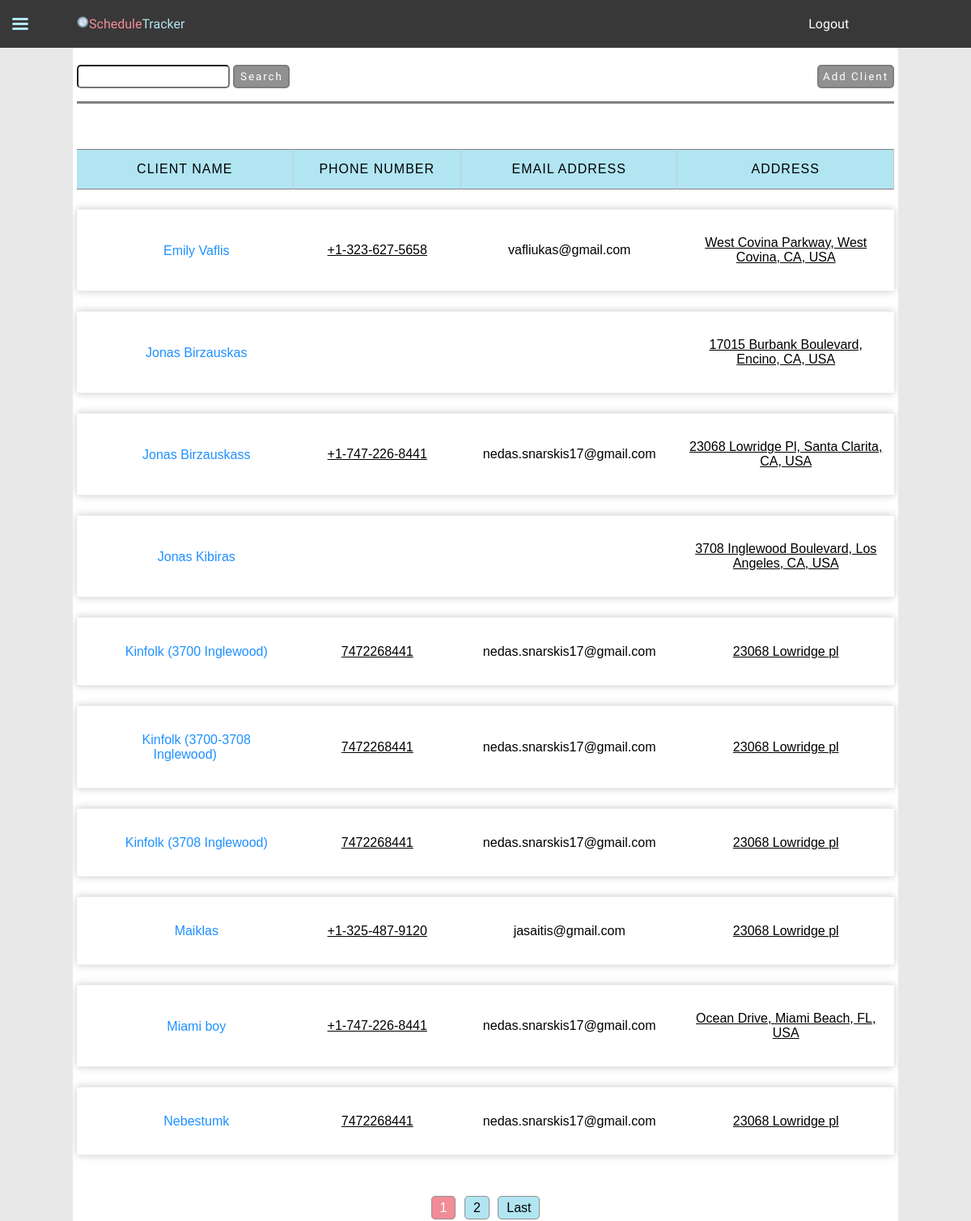
The app's page /clients/ (signed in), older data.
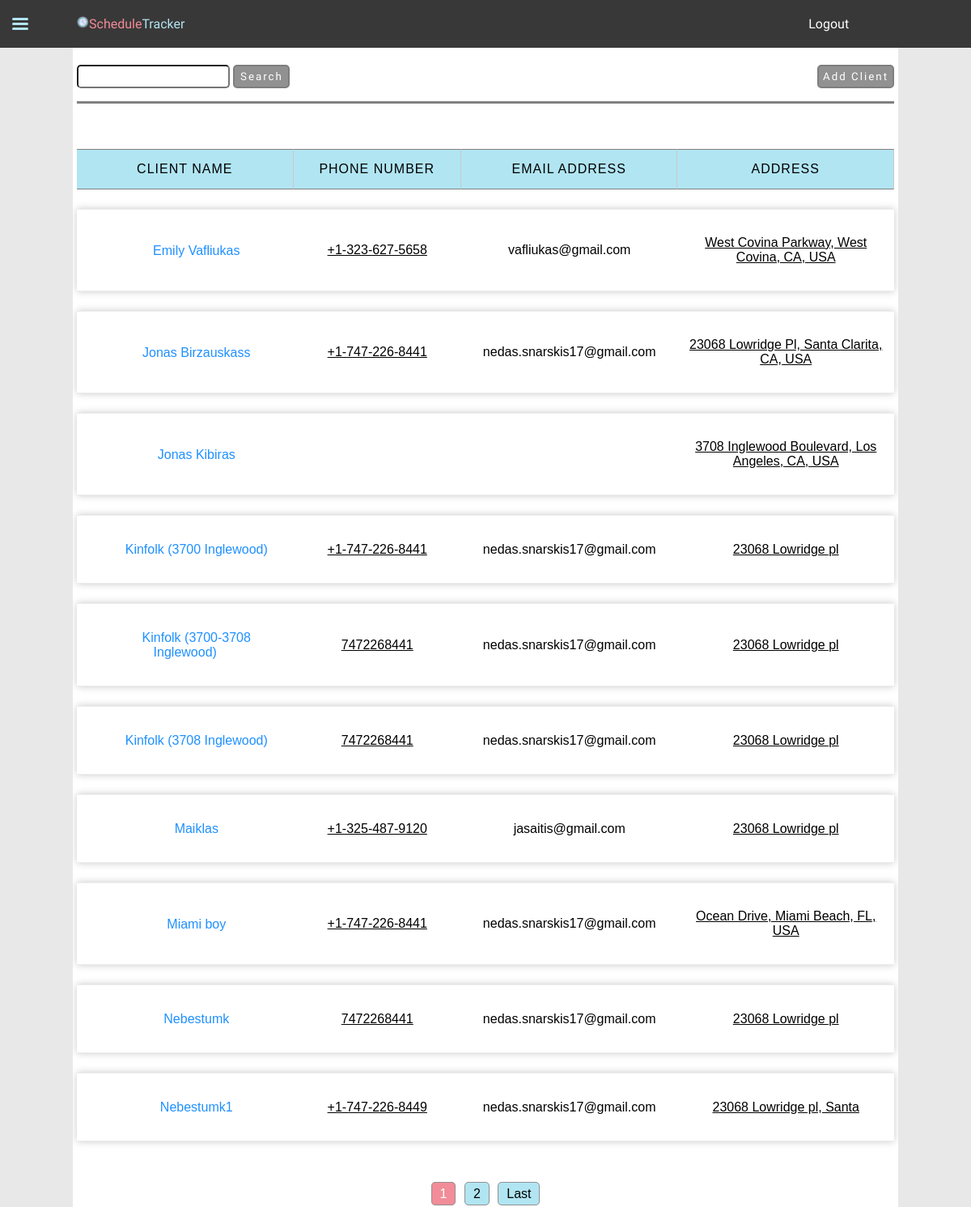
The same page, newer data.
### JobTrackingApp/models.py (models this page shows, shortened)
class Client(models.Model):
    user = models.ForeignKey(User, on_delete=models.CASCADE)
    name = models.CharField(max_length=30)
    address = models.CharField(max_length=60)
    phone_number = models.CharField(blank=True, max_length=30)
    email_address = models.EmailField(blank=True, max_length=30)

### JobTrackingApp/views.py (the view, shortened to what this page needs)
# urls.py: path("clients/", views.clients, name="clients"),
@login_required
def clients(request):
    clientList = Client.objects.filter(user=request.user).order_by("name")
    if request.method == "GET":
        form = ClientForm()
        searchForm = SearchForm(request.GET)
        if searchForm.is_valid():
            data = searchForm.cleaned_data
            query = data["query"]
            if query:
                clientList = clientList.filter(name__icontains=query)
    page_number = request.GET.get("page", 1)
    paginator = Paginator(clientList, 10)
    pageList = paginator.get_page(page_number)
    context = {
        "paginator": paginator,
        "page_obj": pageList,
        "form": form,
        "searchForm": searchForm,
        "is_paginated": True,
        "search": query,
    }
    return render(
        request,
        "JobTrackingApp/clients.html",
        context,
    )

### JobTrackingApp/forms.py (shortened to what this page needs)
class ClientForm(ModelForm):
    name = forms.CharField(
        error_messages={"invalid": "Client with the same name already exists"}
    )
    name.widget.attrs.update(
        {"placeholder": "required", "autocomplete": "new-password"}
    )
    address = forms.CharField()
    address.widget.attrs.update(
        {"autocomplete": "new-password", "placeholder": "required"}
    )
    phone_number = forms.RegexField(
        regex=r"^(\+?1?)\D*(\d{3})\D*(\d{3})\D*(\d{4})\D*$",
        error_messages={
            "invalid": "Phone number must be entered in the format: '+1-333-666-9999'",
        },
        required=False,
        widget=forms.TextInput(
            attrs={
                "placeholder": "Example: +1-323-627-8956 (optional)",
                "autocomplete": "new-password",
            }
        ),
    )
    email_address = forms.EmailField(required=False)
    email_address.widget.attrs.update(
        {"placeholder": "optional", "autocomplete": "new-password"}
    )
    class Meta:
        model = Client
        fields = ["name", "address", "phone_number", "email_address"]

class SearchForm(forms.Form):
    query = forms.CharField(max_length=100, required=False)

### JobTrackingApp/templates/JobTrackingApp/clients.html (shortened to what this page needs)
{% extends 'JobTrackingApp/base.html' %}
{% load static %}
{% block css %}
    <link rel="stylesheet" href="{% static 'css/clients.css' %}">
{% endblock css %}
{% block content %}
    <div class="wrapper">
        <div class="search">
            <form class="searchForm" action='' method='GET'>
                {{ searchForm.query }}
                <input class="button" type="submit" value="Search">
            </form>
        </div>
        <div class="features">
            <button class="addClient button"> Add Client </button>
        </div>
    </div>
    <table id="clientsTable">
        {% if page_obj %}
            <tr class="table-header">
                <th> Client name</th>
                <th> Phone number</th>
                <th> Email address </th>
                <th> Address </th>
            </tr>
            {% for client in page_obj %}
                <tr class="table-row">
                    <td data-name="Client name" class="tdName"><a class="edit" href="{% url 'client-detail' client.pk %}"></a>{{ client.name }}</td>
                    <td data-name="Phone number"><a href="tel:{{ client.phone_number }}"> {{ client.phone_number }} </a></td>
                    <td data-name="Email Address"> {{ client.email_address }} </td>
                    <td data-name="Address"><a target="_blank" href="https://www.google.com/maps/search/?api=1&query={{ client.address }}">{{ client.address }}</a></td>
                </tr>
            {% endfor %}
        {% else %}
            <p class="not-found"> Client was not found. Maybe create a new client?</p>
        {% endif %}
    </table>
    {% if is_paginated %}
    <div class="paginator">
        <a class="current-page-number">{{ page_obj.number }}</a>
        {% if page_obj.has_next %}
            <a href="?page={{ page_obj.next_page_number }}&query={{ search }}" class="page-number">{{ page_obj.next_page_number }}</a>
        {% endif %}
        {% if paginator.num_pages > page_obj.next_page_number %}
            <a href="?page={{ paginator.num_pages }}&query={{ search }}" class="page-number">Last</a>
        {% endif %}
    </div>
    {% endif %}
{% endblock content %}

### JobTrackingApp/templates/JobTrackingApp/base.html (shortened to what this page needs)
<!DOCTYPE html>
<html lang="en">
{% load static %}
<head>
    <link rel="stylesheet" href="{% static 'css/main.css' %}">
    {% block css %} {% endblock css %}
</head>
<body>
    <nav id="navbar">
        <div class="menu">
            <div id="sidebar-icon">
                <span class="side-bar-container">
                    <div class="sidebar"></div>
                    <div class="sidebar"></div>
                    <div class="sidebar"></div>
                </span>
            </div>
            <div id="logo" class="item"><a href="{% url 'index' %}"><img id="clock" src="{% static 'icons/clocknew.gif'%}"/>Schedule<span>Tracker</span></a></div>
            {% if request.user.is_authenticated %}
                <div id="logout" class="item"><a href="{% url 'logout' %}">Logout</a></div>
            {% else %}
                <div id="login" class="item"><a href="{% url 'login' %}">Login</a></div>
                <div id="register" class="item"><a href="{% url 'register' %}">Register</a></div>
            {% endif %}
        </div>
    </nav>
    <main id="content">
        {% block content %}
        {% endblock content%}
    </main>
</body>
</html>

### static/css/main.css (style rules this page uses)
.button { padding: 5px; width: 100%; border-radius: 5px; cursor: pointer; background-color: #919191; color: white; font-family: 'Balsamiq Sans', cursive; letter-spacing: 2px; border: 2px solid #7e7e7e; }
a, a:visited { text-decoration: none; color: inherit; }
body { margin: 0px; padding: 0px; background-color: #e8e8e8; font-family: Arial, Helvetica, sans-serif; }
nav#navbar { background-color: #393838; padding: 20px 10px 20px 10px; font-family: 'Balsamiq Sans', cursive; color: white; }
nav#navbar div.menu { display: flex; flex-direction: row; align-items: center; }
nav#navbar div.menu div#sidebar-icon { width: 20px; height: 15px; margin-left: 5px; cursor: pointer; }
nav#navbar div.menu div#sidebar-icon span.side-bar-container { width: inherit; height: inherit; display: flex; flex-direction: column; justify-content: space-between; }
nav#navbar div.menu div#sidebar-icon span.side-bar-container div.sidebar { height: 3px; width: 100%; background-color: #b1e5f2; border-radius: 3px; transition: all 0.3s ease-in-out; }
nav#navbar div.menu div#logo { color: #f28c98; flex: 2; text-align: start; padding-left: 5%; }
nav#navbar div.menu div#logo span { color: #b1e5f2; }
nav#navbar div.menu div#logo img#clock { width: 15px; }
nav#navbar div.menu div#login, nav#navbar div.menu div#register, nav#navbar div.menu div#logout { flex: 1; text-align: center; }
main { padding: 5px; width: 85%; min-height: 100vh; margin: auto; background-color: white; position: relative; }

Row changes from the older to the newer data that the page shows:
removed Client: name "Jonas Birzauskas", address "17015 Burbank Boulevard, Encino, CA, USA"
changed Client "vafliukas@gmail.com": name "Emily Vaflis" → "Emily Vafliukas"
changed Client "Kinfolk (3700 Inglewood)": phone_number "7472268441" → "+1-747-226-8441"
now on this page (row unchanged): Client: name "Nebestumk1", phone_number "+1-747-226-8449", email_address "nedas.snarskis17@gmail.com", address "23068 Lowridge pl, Santa"
